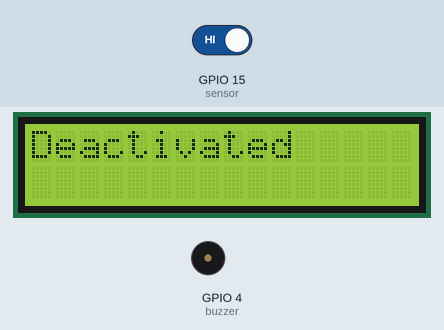
This sketch was run on a simulated ESP32. On the bench: 16×2 character LCD, buzzer (waves = sounding, pin HIGH). Inputs (shaded band) come from the test bench; at power-on: GPIO 15 (sensor) HIGH. What the sketch prints to the serial monitor is not drawn.

Above: at 1.2 s.
1.3 s: GPIO 15 (sensor) driven LOW
At 3.3 s:
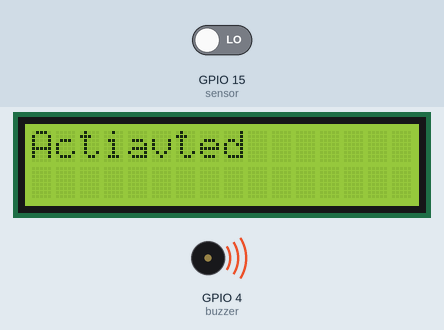
3.6 s: GPIO 15 (sensor) driven HIGH
At 4.6 s:
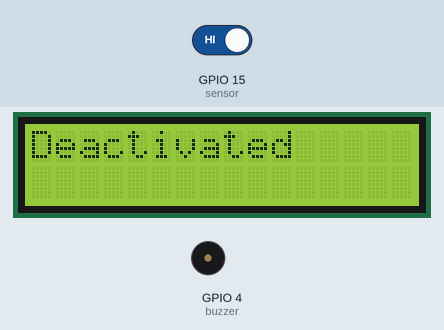
Timing chart, 0 to 6.6 s (numbered marks = the images above; inputs shaded):
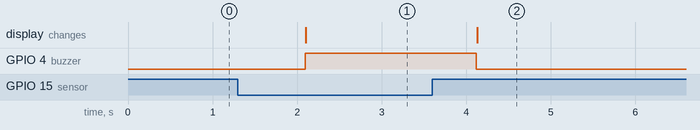

Measured:
- after the input at 1.3 s, GPIO 4 (buzzer): LOW → HIGH after 0.79 s; the display: changes after 0.80 s (image 1)
- after the input at 3.6 s, GPIO 4 (buzzer): HIGH → LOW after 0.52 s; the display: changes after 0.53 s (image 2)

The sketch:

Tracking.ino
```cpp
//interfacing tracking sensor module KY-033

#include<LiquidCrystal_I2C.h>

#define sensor 15
#define buzzer 4

LiquidCrystal_I2C lcd(0x27, 16, 2);

void setup()
{
  Serial.begin(115200);
  lcd.init();
  lcd.backlight();
  pinMode(sensor, INPUT);
  pinMode(buzzer, OUTPUT);
}

void loop()
{
  bool sense = digitalRead(sensor);
  Serial.println(sense);
  lcd.clear();
  if(!sense)
  {
    digitalWrite(buzzer, HIGH);
    lcd.setCursor(0, 0);
    lcd.print("Actiavted");
  }
  else
  {
    digitalWrite(buzzer, LOW);
    lcd.setCursor(0, 0);
    lcd.print("Deactivated");
  }
  vTaskDelay(1000/portTICK_PERIOD_MS);
}
```
